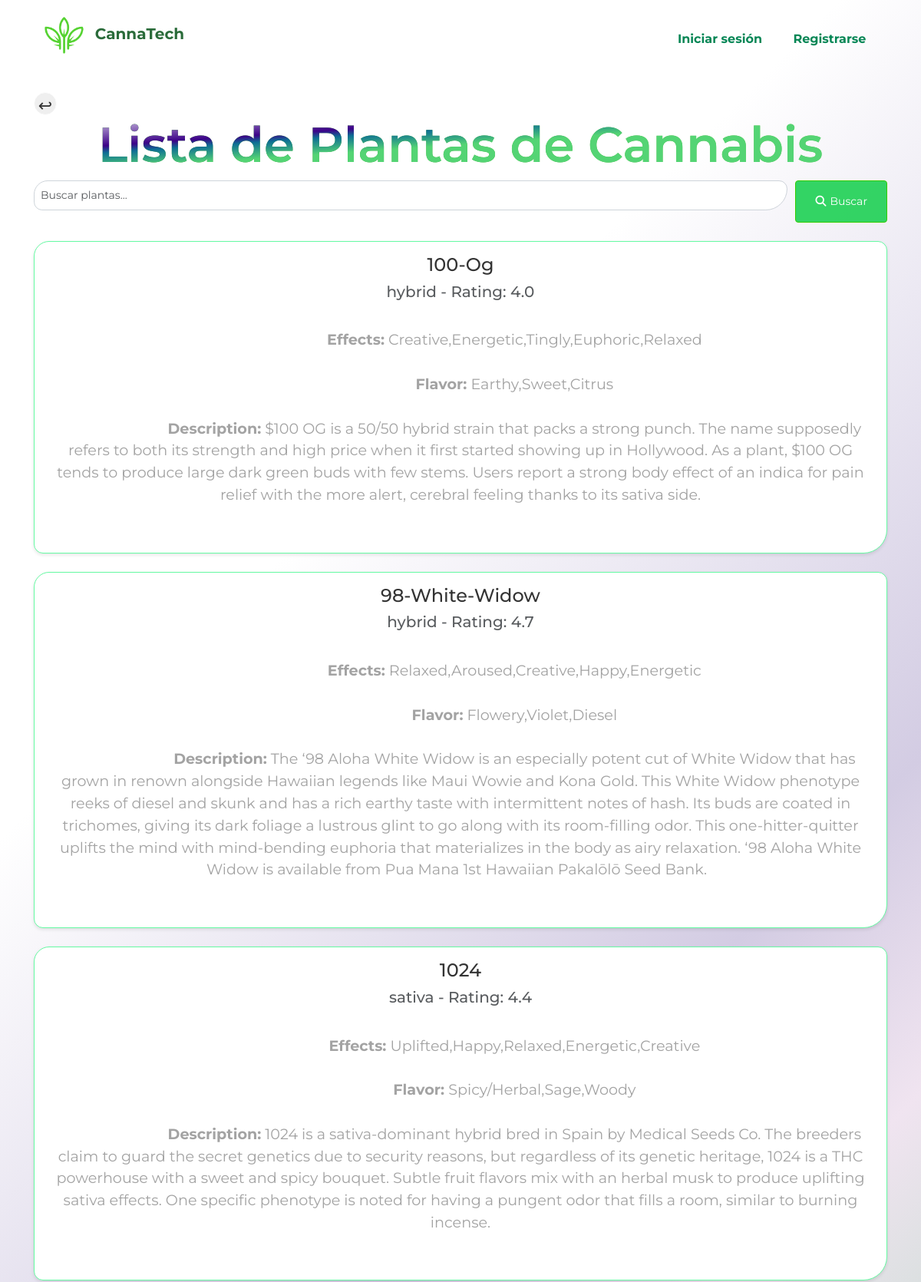
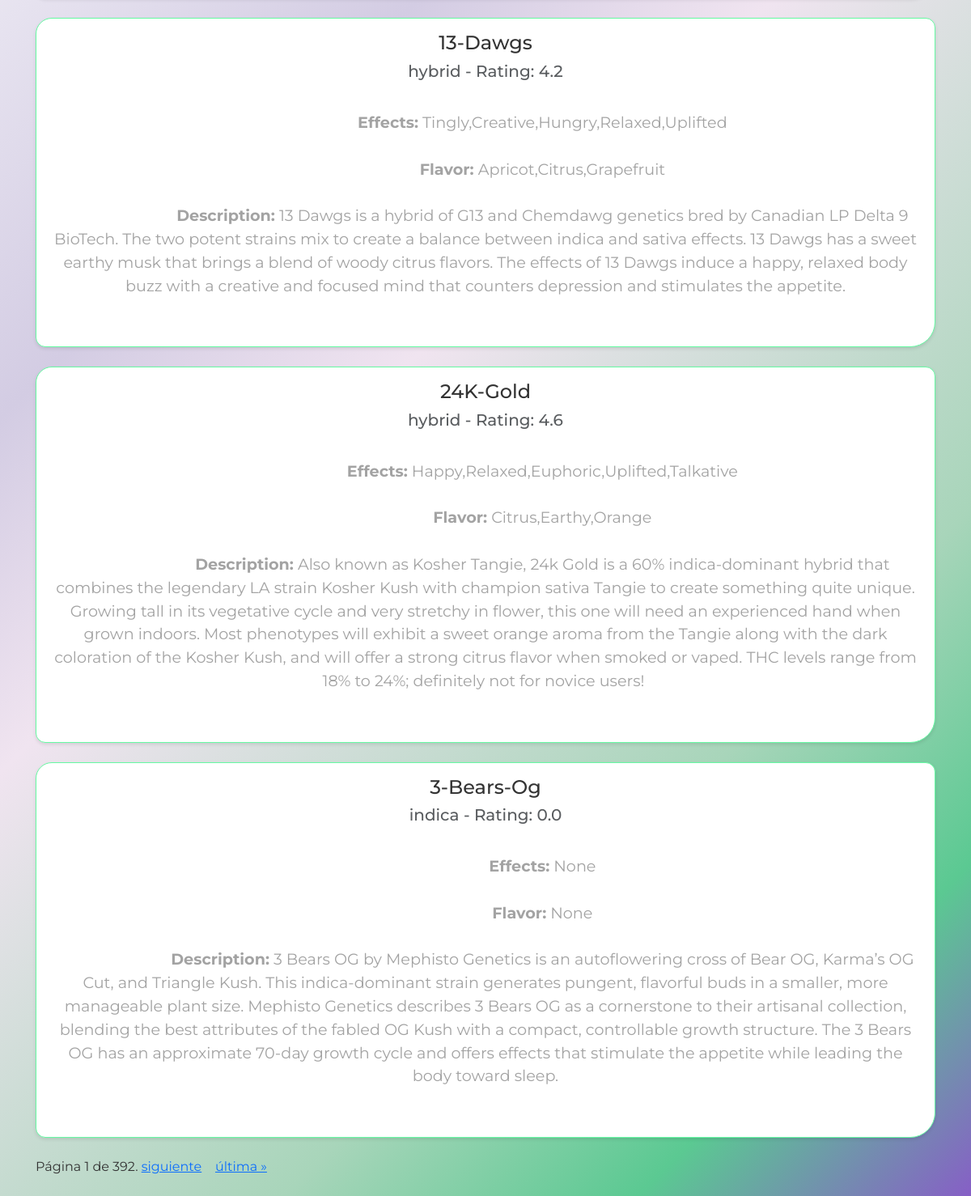
The page /plants/ on the database its author committed (2 pictures, top to bottom).
### core/models.py (models this page shows, shortened)
class CannabisPlant(models.Model):
    strain = models.CharField(max_length=100)
    plant_type = models.CharField(max_length=100)
    rating = models.FloatField()
    effects = models.TextField()
    flavor = models.TextField()
    description = models.TextField()

### core/views.py (the view)
# urls.py: path('plants/', views.plant_list, name='plant_list'),
def plant_list(request):
    query = request.GET.get('q')
    if query:
        plants = CannabisPlant.objects.filter(strain__icontains=query).order_by('id')
    else:
        plants = CannabisPlant.objects.all().order_by('id')
    paginator = Paginator(plants, 6)
    page_number = request.GET.get('page')
    page_obj = paginator.get_page(page_number)
    return render(request, 'core/plant_list.html', {'page_obj': page_obj, 'query': query})

### core/templates/core/plant_list.html (shortened to what this page needs)
{% extends 'core/base.html' %}
{% block content %}
<body class="custombody2">
<div class="container">
    <div class="hero">
        <div class="hero-header">
            <input type="button" class="btn-prev" value="↩" onClick="javascript:history.go(-1);">
            <h1>Lista de Plantas de Cannabis</h1>
        </div>
        <div class="search-container mb-4">
            <form method="GET" action="" class="d-flex">
                <input type="text" name="q" value="{{ query|default:'' }}" class="form-control" placeholder="Buscar plantas...">
                <button type="submit" class="custom-search-btn"><i class="fa fa-search"></i> Buscar</button>
            </form>
        </div>
        <div class="plant-list">
            {% if page_obj.object_list %}
                {% for plant in page_obj.object_list %}
                <div class="horizontal-card mb-4">
                    <div class="horizontal-card-body">
                        <h5 class="horizontal-card-title">{{ plant.strain }}</h5>
                        <h6 class="horizontal-card-subtitle mb-2 text-muted">{{ plant.plant_type }} - Rating: {{ plant.rating }}</h6>
                        <p class="horizontal-card-text">
                            <strong>Effects:</strong> {{ plant.effects }}<br>
                            <strong>Flavor:</strong> {{ plant.flavor }}<br>
                            <strong>Description:</strong> {{ plant.description }}
                        </p>
                    </div>
                </div>
                {% endfor %}
            {% else %}
                <p>No se encontraron resultados para la búsqueda.</p>
            {% endif %}
        </div>
        {% if page_obj.object_list %}
        <div class="pagination">
            <span class="step-links">
                <span class="current">
                    Página {{ page_obj.number }} de {{ page_obj.paginator.num_pages }}.
                </span>
                {% if page_obj.has_next %}
                    <a href="?q={{ query }}&page={{ page_obj.next_page_number }}">siguiente</a>&nbsp;&nbsp;&nbsp;
                    <a href="?q={{ query }}&page={{ page_obj.paginator.num_pages }}">última &raquo;</a>&nbsp;
                {% endif %}
            </span>
        </div>
        {% endif %}
    </div>
</div>
</body>
{% endblock %}

### rows shown on the page
CannabisPlant: strain "100-Og", plant_type "hybrid", rating "4.0", effects "Creative,Energetic,Tingly,Euphoric,Relaxed", flavor "Earthy,Sweet,Citrus", description "$100 OG is a 50/50 hybrid strain that packs a strong punch. The name supposedly refers to both its strength and high price when it first started showing up in Hollywood. As a plant, $100 OG tends to produce large dark green buds with few stems. Users report a strong body effect of an indica for pain relief with the more alert, cerebral feeling thanks to its sativa side."
CannabisPlant: strain "98-White-Widow", plant_type "hybrid", rating "4.7", effects "Relaxed,Aroused,Creative,Happy,Energetic", flavor "Flowery,Violet,Diesel", description "The ‘98 Aloha White Widow is an especially potent cut of White Widow that has grown in renown alongside Hawaiian legends like Maui Wowie and Kona Gold. This White Widow phenotype reeks of diesel and skunk and has a rich earthy taste with intermittent notes of hash. Its buds are coated in trichomes, giving its dark foliage a lustrous glint to go along with its room-filling odor. This one-hitter-quitter uplifts the mind with mind-bending euphoria that materializes in the body as airy relaxation. ‘98 Aloha White Widow is available from Pua Mana 1st Hawaiian Pakalōlō Seed Bank."
CannabisPlant: strain "1024", plant_type "sativa", rating "4.4", effects "Uplifted,Happy,Relaxed,Energetic,Creative", flavor "Spicy/Herbal,Sage,Woody", description "1024 is a sativa-dominant hybrid bred in Spain by Medical Seeds Co. The breeders claim to guard the secret genetics due to security reasons, but regardless of its genetic heritage, 1024 is a THC powerhouse with a sweet and spicy bouquet. Subtle fruit flavors mix with an herbal musk to produce uplifting sativa effects. One specific phenotype is noted for having a pungent odor that fills a room, similar to burning incense."
CannabisPlant: strain "13-Dawgs", plant_type "hybrid", rating "4.2", effects "Tingly,Creative,Hungry,Relaxed,Uplifted", flavor "Apricot,Citrus,Grapefruit", description "13 Dawgs is a hybrid of G13 and Chemdawg genetics bred by Canadian LP Delta 9 BioTech. The two potent strains mix to create a balance between indica and sativa effects. 13 Dawgs has a sweet earthy musk that brings a blend of woody citrus flavors. The effects of 13 Dawgs induce a happy, relaxed body buzz with a creative and focused mind that counters depression and stimulates the appetite."
CannabisPlant: strain "24K-Gold", plant_type "hybrid", rating "4.6", effects "Happy,Relaxed,Euphoric,Uplifted,Talkative", flavor "Citrus,Earthy,Orange", description "Also known as Kosher Tangie, 24k Gold is a 60% indica-dominant hybrid that combines the legendary LA strain Kosher Kush with champion sativa Tangie to create something quite unique. Growing tall in its vegetative cycle and very stretchy in flower, this one will need an experienced hand when grown indoors. Most phenotypes will exhibit a sweet orange aroma from the Tangie along with the dark coloration of the Kosher Kush, and will offer a strong citrus flavor when smoked or vaped. THC levels range from 18% to 24%; definitely not for novice users!"
CannabisPlant: strain "3-Bears-Og", plant_type "indica", rating "0.0", effects "None", flavor "None", description "3 Bears OG by Mephisto Genetics is an autoflowering cross of Bear OG, Karma’s OG Cut, and Triangle Kush. This indica-dominant strain generates pungent, flavorful buds in a smaller, more manageable plant size. Mephisto Genetics describes 3 Bears OG as a cornerstone to their artisanal collection, blending the best attributes of the fabled OG Kush with a compact, controllable growth structure. The 3 Bears OG has an approximate 70-day growth cycle and offers effects that stimulate the appetite while leading the body toward sleep."

### other values the page prints
{{ page_obj.number }} "1"
{{ page_obj.paginator.num_pages }} "392"
